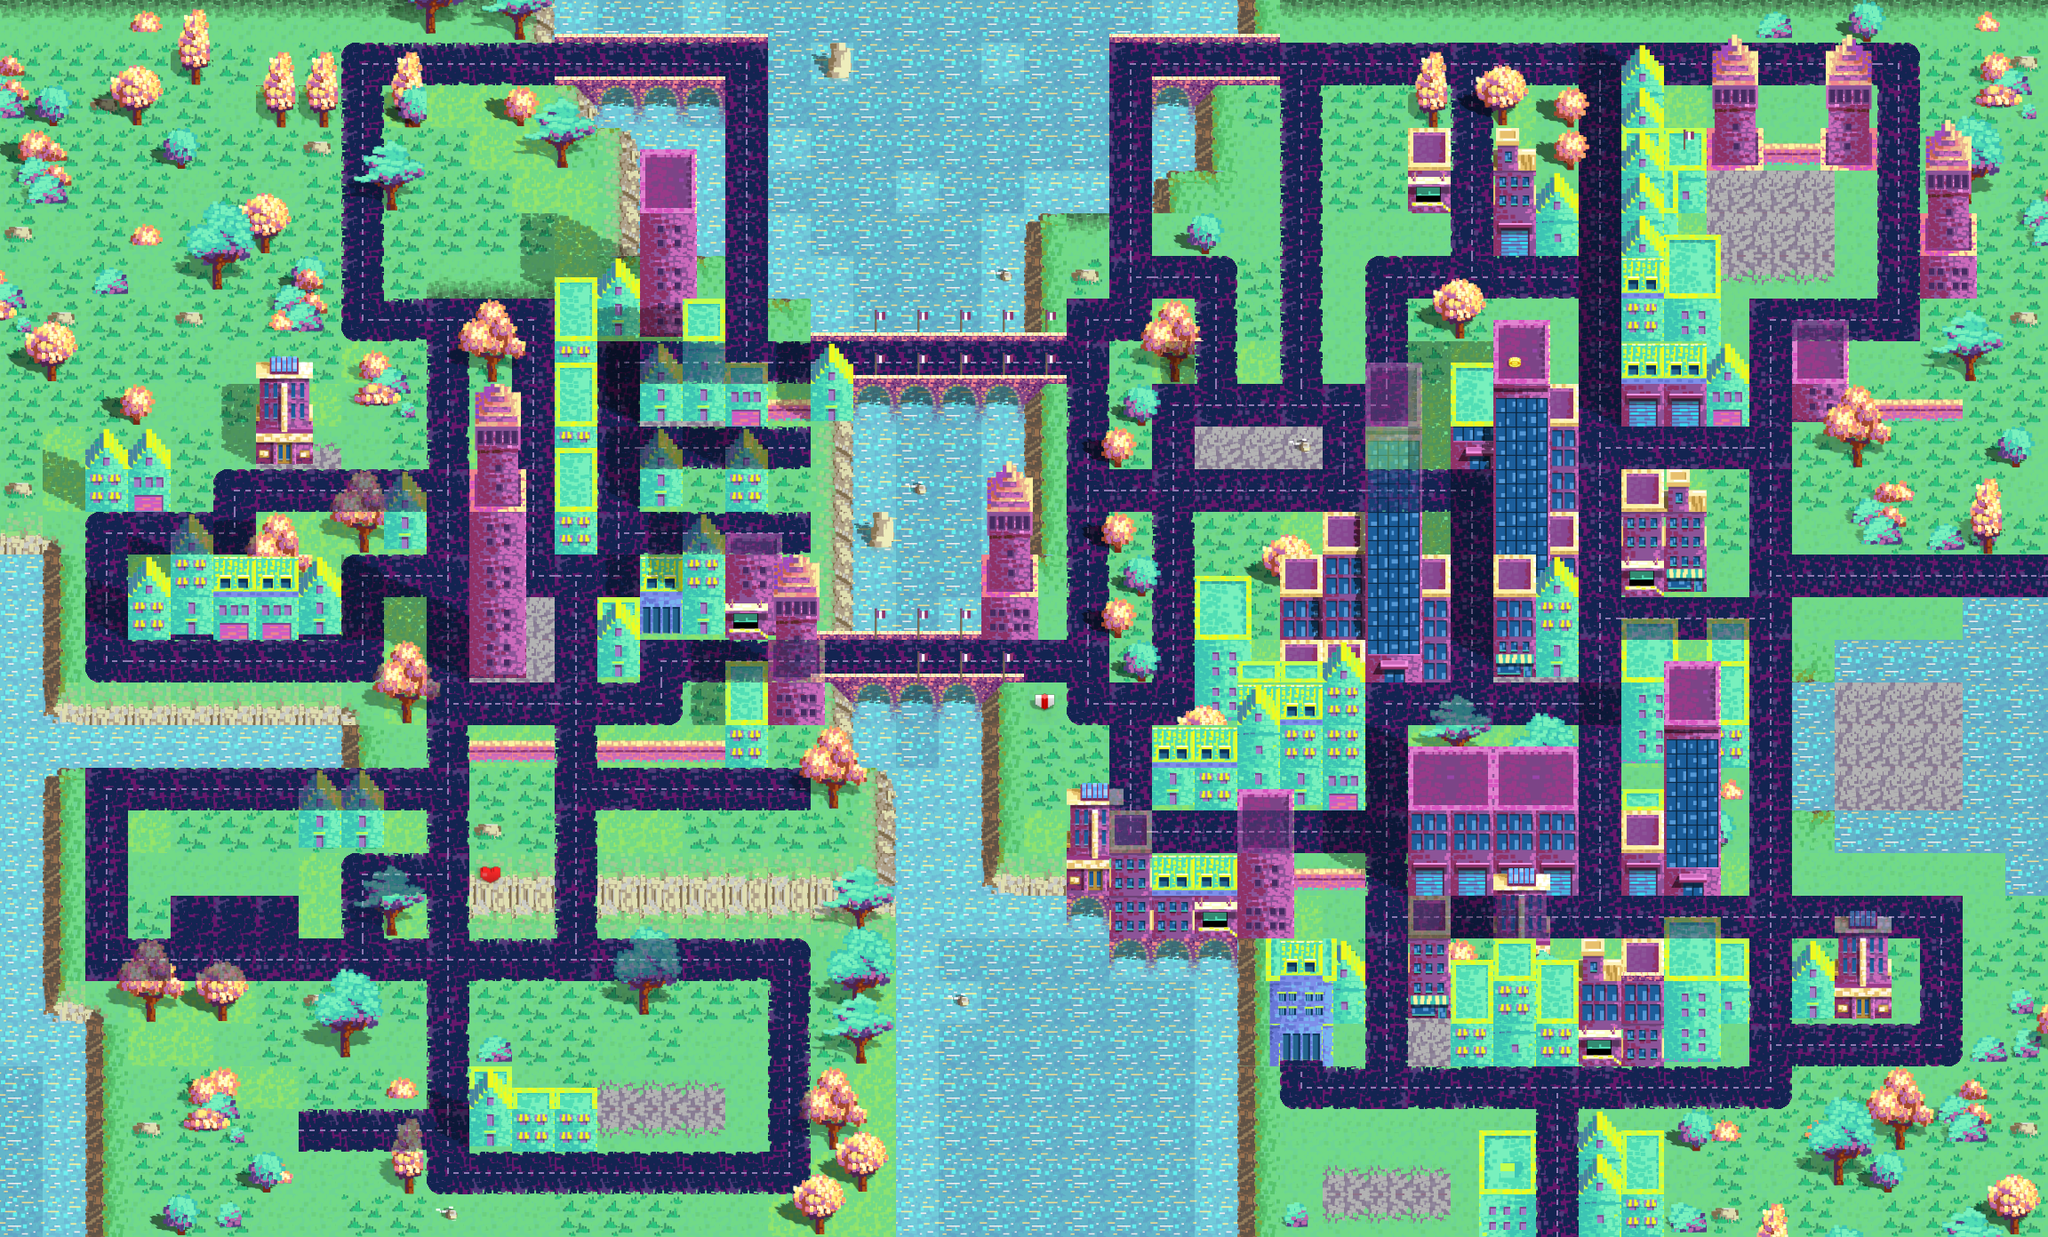

A 2D game scene composited from a Tiled map and its tileset images. What follows is a short description and the map's XML, with each tile layer's data collapsed to a summary:
An orthogonal 48x29 tile map with 48x48 px tiles, 5 tile layers (background, structures, structures2, structures3, ...), 1 hidden layer not drawn, 3 tilesets.

<map version="1.2" tiledversion="1.3.2" orientation="orthogonal" renderorder="right-down" compressionlevel="0" width="48" height="29" tilewidth="48" tileheight="48" infinite="0" nextlayerid="16" nextobjectid="21">
 <tileset firstgid="1" name="color city cops tileset" tilewidth="48" tileheight="48" tilecount="168" columns="8">
  <image source="ccc_tileset.2.png" width="385" height="1008" />
  <tile id="62">
   <animation>
    <frame tileid="62" duration="300" />
    <frame tileid="54" duration="300" />
   </animation>
  </tile>
  <tile id="70">
   <animation>
    <frame tileid="70" duration="100" />
    <frame tileid="71" duration="100" />
   </animation>
  </tile>
  <tile id="102">
   <animation>
    <frame tileid="102" duration="300" />
    <frame tileid="94" duration="300" />
   </animation>
  </tile>
  <tile id="127">
   <animation>
    <frame tileid="127" duration="300" />
    <frame tileid="135" duration="350" />
   </animation>
  </tile>
  <tile id="142">
   <animation>
    <frame tileid="142" duration="100" />
    <frame tileid="143" duration="100" />
   </animation>
  </tile>
 </tileset>
 <tileset firstgid="169" name="collision set" tilewidth="48" tileheight="48" tilecount="100" columns="10">
  <image source="collision_objects.png" width="480" height="480" />
  <tile id="0">
   <properties>
    <property name="road" type="bool" value="false" />
   </properties>
  </tile>
  <tile id="1">
   <properties>
    <property name="road" type="bool" value="true" />
   </properties>
  </tile>
 </tileset>
 <tileset firstgid="269" name="extras" tilewidth="48" tileheight="48" tilecount="176" columns="8">
  <image source="tileset_extras.png" width="384" height="1056" />
  <tile id="0">
   <animation>
    <frame tileid="0" duration="80" />
    <frame tileid="8" duration="80" />
    <frame tileid="16" duration="80" />
    <frame tileid="24" duration="80" />
    <frame tileid="32" duration="80" />
    <frame tileid="40" duration="80" />
    <frame tileid="48" duration="80" />
    <frame tileid="56" duration="80" />
   </animation>
  </tile>
  <tile id="1">
   <animation>
    <frame tileid="1" duration="90" />
    <frame tileid="9" duration="90" />
    <frame tileid="17" duration="90" />
    <frame tileid="25" duration="90" />
    <frame tileid="33" duration="90" />
    <frame tileid="41" duration="90" />
    <frame tileid="49" duration="90" />
    <frame tileid="57" duration="90" />
   </animation>
  </tile>
  <tile id="2">
   <animation>
    <frame tileid="2" duration="80" />
    <frame tileid="10" duration="80" />
    <frame tileid="18" duration="80" />
    <frame tileid="26" duration="80" />
    <frame tileid="34" duration="80" />
    <frame tileid="42" duration="80" />
    <frame tileid="50" duration="80" />
    <frame tileid="58" duration="80" />
   </animation>
  </tile>
 </tileset>
 <layer id="1" name="background" width="48" height="29" opacity="0.94">
  <data>[1392 cells, 1392 non-empty, 30 distinct tile ids]</data>
 </layer>
 <layer id="3" name="structures" width="48" height="29">
  <data>[1392 cells, 373 non-empty, 111 distinct tile ids]</data>
 </layer>
 <layer id="4" name="structures2" width="48" height="29">
  <data>[1392 cells, 377 non-empty, 115 distinct tile ids]</data>
 </layer>
 <layer id="15" name="structures3" width="48" height="29">
  <data>[1392 cells, 83 non-empty, 51 distinct tile ids]</data>
 </layer>
 <layer id="8" name="transparentStructures" width="48" height="29" opacity="0.46">
  <data>[1392 cells, 59 non-empty, 33 distinct tile ids]</data>
 </layer>
 <layer id="5" name="collisions" width="48" height="29" visible="0" opacity="0.6">
  <data>[1392 cells, 1392 non-empty, 2 distinct tile ids]</data>
 </layer>
</map>
